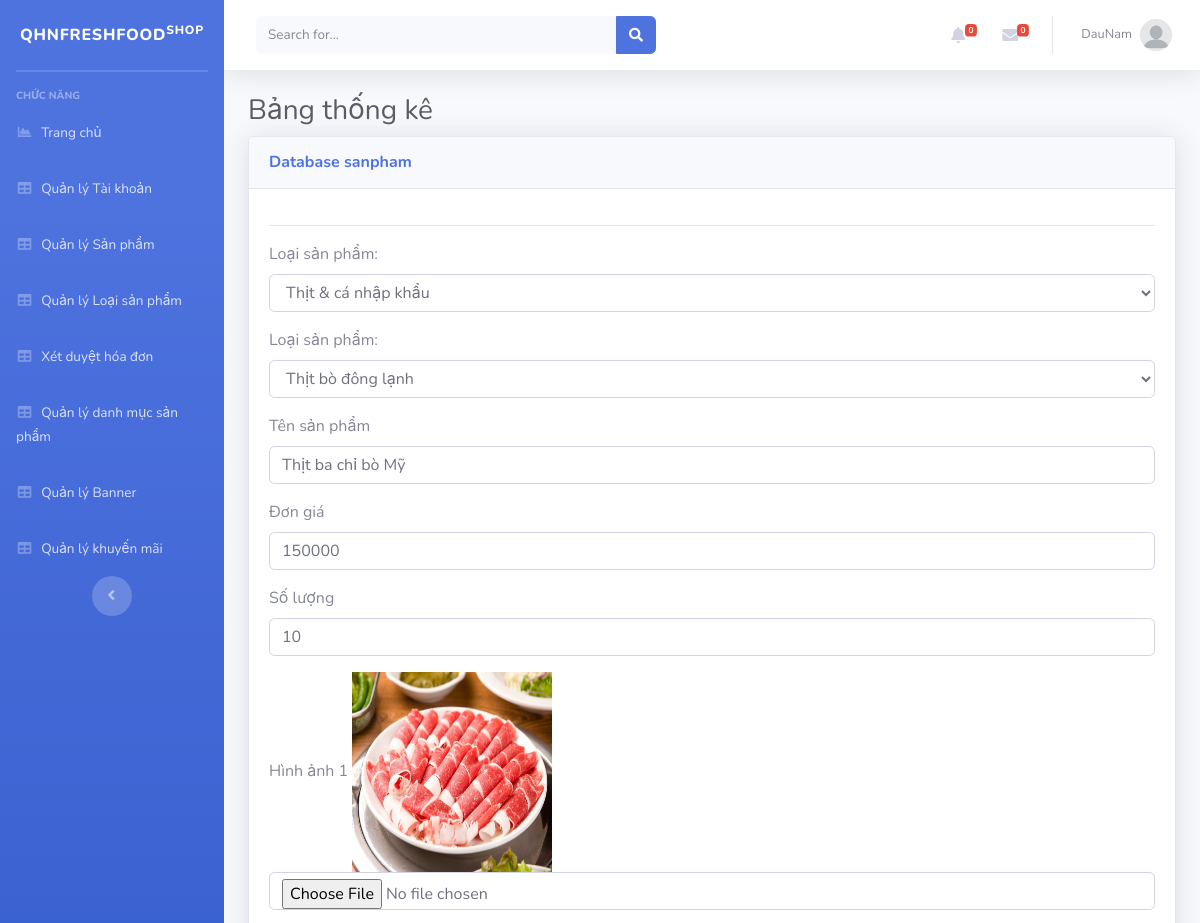
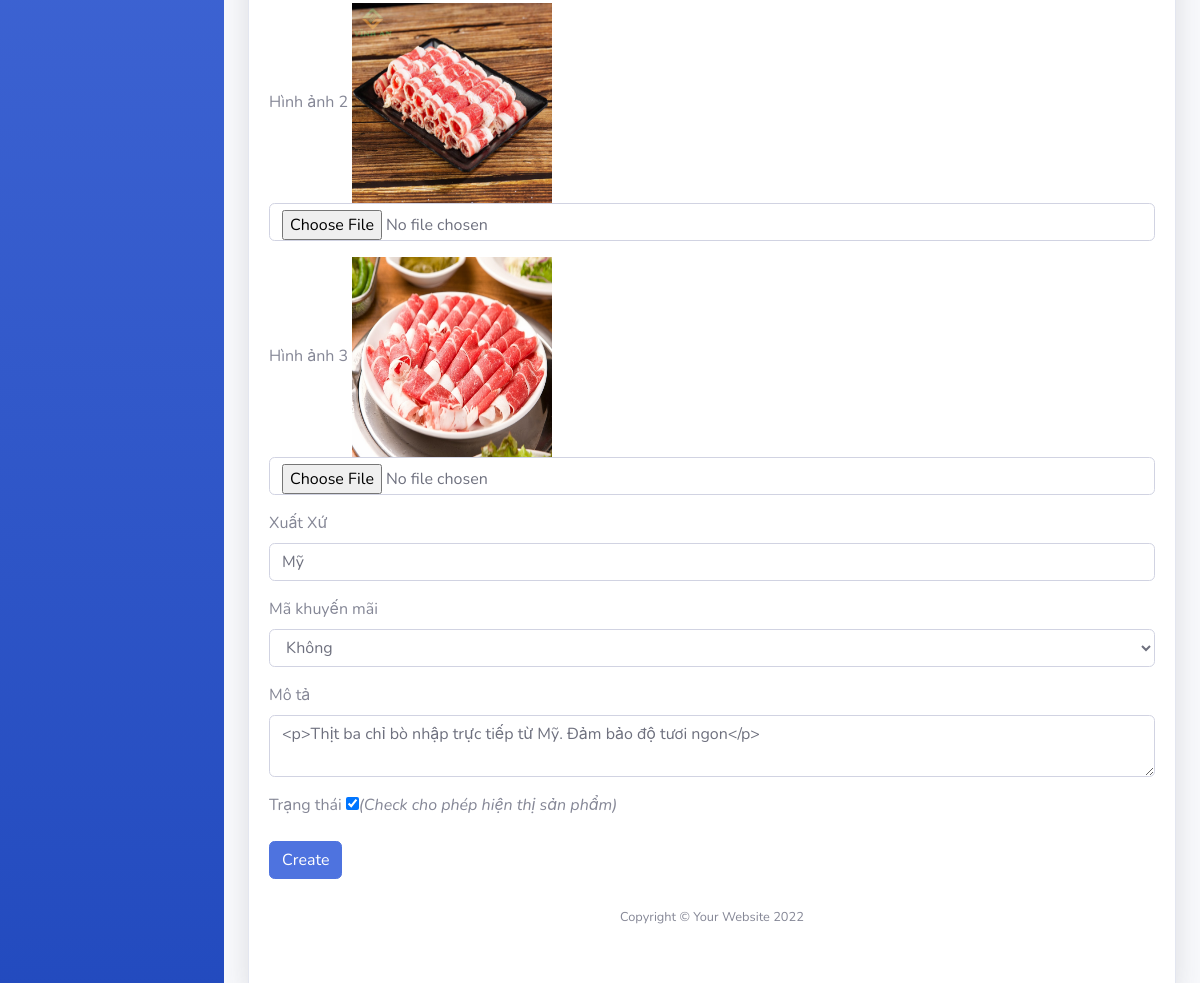
The page /Admin/index.php?mod=sanpham&act=edit&id=1 (signed in) on the database its author committed (2 pictures, top to bottom).
### tables this page shows
CREATE TABLE `sanpham` (
  `MaSP` int(11) NOT NULL,
  `MaLSP` int(11) NOT NULL,
  `MaDM` int(11) NOT NULL,
  `TenSP` varchar(255) NOT NULL,
  `DonGia` int(11) NOT NULL,
  `SoLuong` int(10) UNSIGNED NOT NULL,
  `HinhAnh1` varchar(255) NOT NULL,
  `HinhAnh2` varchar(255) NOT NULL,
  `HinhAnh3` varchar(255) NOT NULL,
  `MaKM` int(11) NOT NULL,
  `XuatXu` varchar(255) NOT NULL,
  `SoSao` int(11) NOT NULL,
  `SoDanhGia` int(11) NOT NULL,
  `TrangThai` int(11) NOT NULL,
  `MoTa` text NOT NULL,
  `ThoiGian` int(11) DEFAULT NULL
);

CREATE TABLE `danhmuc` (
  `MaDM` int(11) NOT NULL,
  `TenDM` varchar(255) NOT NULL
);

CREATE TABLE `loaisanpham` (
  `MaLSP` int(11) NOT NULL,
  `TenLSP` varchar(255) NOT NULL,
  `HinhAnh` varchar(255) NOT NULL,
  `Mota` varchar(255) NOT NULL,
  `MaDM` int(11) NOT NULL
);

CREATE TABLE `khuyenmai` (
  `MaKM` int(11) NOT NULL,
  `TenKM` varchar(255) NOT NULL,
  `LoaiKM` varchar(255) NOT NULL,
  `GiaTriKM` float NOT NULL,
  `NgayBD` datetime NOT NULL,
  `TrangThai` int(11) NOT NULL
);

### Admin/MVC/Controllers/SanphamController.php (called while the page is built, shortened)
<?php
require_once("MVC/Models/sanpham.php");
class SanphamController
{
    var $sanpham_model;
    public function __construct()
    {
        $this->sanpham_model = new sanpham();
    }
    public function edit()
    {
        $id = isset($_GET['id']) ? $_GET['id'] : 1;
        $data_km = $this->sanpham_model->khuyenmai();
        $data_lsp = $this->sanpham_model->loaisp();
        $data_dm = $this->sanpham_model->danhmuc();
        $data = $this->sanpham_model->find($id);
        require_once("MVC/Views/Admin/index.php");
    }
}

### Admin/MVC/Models/connection.php (called while the page is built, shortened)
<?php
    class Connection{
        function __construct()
        {
            $severname ="localhost";
            $username ="root";
            $password ="";
            $db_name ="qhnfreshfood";
            $this->conn = new mysqli($severname,$username,$password,$db_name);
        }
    }
?>

### Admin/MVC/Models/model.php (called while the page is built, shortened)
<?php
require_once("connection.php");
class Model
{
    var $conn;
    var $table;
    var $contens;
    function __construct()
    {
        $conn_obj = new Connection();
        $this->conn = $conn_obj->conn;
    }
    function find($id)
    {
        $query = "select * from $this->table where $this->contens =$id";
        return $this->conn->query($query)->fetch_assoc();
    }
}

### Admin/MVC/Models/sanpham.php (called while the page is built, shortened)
<?php
require("model.php");
class sanpham extends model
{
    function khuyenmai(){
        $query = "select * from khuyenmai ";
        require("result.php");
        return $data;
    }
    function loaisp(){
        $query = "select * from loaisanpham ";
        require("result.php");
        return $data;
    }
    function danhmuc(){
        $query = "select * from danhmuc ";
        require("result.php");
        return $data;
    }
}

### Admin/MVC/Models/result.php (called while the page is built)
<?php
$result = $this->conn->query($query);
$data = array();
while ($row = $result->fetch_assoc()) {
    $data[] = $row;
}
?>

### Admin/MVC/Views/sanpham/edit.php (the view, shortened to what this page needs)
<hr>
<table class="table table-bordered" id="dataTable" width="100%" cellspacing="0">
    <form action="?mod=sanpham&act=update" method="POST" role="form" enctype="multipart/form-data">
        <div class="form-group">
            <label for="cars">Loại sản phẩm: </label>
            <select id="" name="MaDM" class="form-control">
                <?php foreach ($data_dm as $row) { ?>
                    <option <?= ($row['MaDM'] == $data['MaDM'])?'selected':''?> value="<?= $row['MaDM'] ?>"><?= $row['TenDM'] ?></option>
                <?php } ?>
            </select>
        </div>
        <div class="form-group">
            <label for="cars">Loại sản phẩm: </label>
            <select id="" name="MaLSP" class="form-control">
                <?php foreach ($data_lsp as $row) { ?>
                    <option <?= ($row['MaLSP'] == $data['MaLSP'])?'selected':''?> value="<?= $row['MaLSP'] ?>"><?= $row['TenLSP'] ?></option>
                <?php } ?>
            </select>
        </div>
        <div class="form-group">
            <label for="">Tên sản phẩm</label>
            <input type="text" class="form-control" id="" placeholder="" name="TenSP" value="<?=$data['TenSP']?>">
        </div>
        <div class="form-group">
            <label for="">Đơn giá</label>
            <input type="text" class="form-control" id="" placeholder="" name="DonGia" value="<?=$data['DonGia']?>">
        </div>
        <div class="form-group">
            <label for="">Số lượng</label>
            <input type="text" class="form-control" id="" placeholder="" name="SoLuong" value="<?=$data['SoLuong']?>">
        </div>
        <div class="form-group">
            <label for="">Hình ảnh 1</label>
            <img src="../public/<?=$data['HinhAnh1']?>" height="200px" width="200px">
            <input type="file" class="form-control" id="" placeholder="" name="HinhAnh1" value="<?=$data['HinhAnh1']?>">
        </div>
        <div class="form-group">
            <label for="">Hình ảnh 2</label>
            <img src="../public/<?=$data['HinhAnh2']?>" height="200px" width="200px">
            <input type="file" class="form-control" id="" placeholder="" name="HinhAnh2" value="<?=$data['HinhAnh2']?>">
        </div>
        <div class="form-group">
            <label for="">Hình ảnh 3</label>
            <img src="../public/<?=$data['HinhAnh3']?>" height="200px" width="200px">
            <input type="file" class="form-control" id="" placeholder="" name="HinhAnh3" value="<?=$data['HinhAnh3']?>">
        </div>
        <div class="form-group">
            <label for="">Xuất Xứ</label>
            <input type="text" class="form-control" id="" placeholder="" name="XuatXu" value="<?=$data['XuatXu']?>">
        </div>
        <div class="form-group">
            <label for="cars">Mã khuyến mãi </label>
            <select id="" name="MaKM" class="form-control">
                <?php foreach ($data_km as $row) { ?>
                    <option <?= ($row['MaKM'] == $data['MaKM'])?'selected':''?> value="<?= $row['MaKM'] ?>"><?= $row['TenKM'] ?></option>
                <?php } ?>
            </select>
        </div>
        <label for="">Mô tả</label>
        <div class="form-group">
            <textarea class="form-control" id="summernote" placeholder="" name="MoTa"><?=$data['MoTa']?></textarea>
        </div>
        <div class="form-group">
            <label for="">Trạng thái</label>
            <input <?=($data['TrangThai']==1)?'checked':''?> type="checkbox" id="" placeholder="" value="1" name="TrangThai"><em>(Check cho phép hiện thị sản phẩm)</em>
        </div>
        <button type="submit" class="btn btn-primary">Create</button>
    </form>

### rows shown on the page
sanpham: MaDM "Thịt & cá nhập khẩu", MaLSP "Thịt bò đông lạnh", TenSP "Thịt ba chỉ bò Mỹ", DonGia "150000", SoLuong "10", HinhAnh1 (picture), HinhAnh2 (picture), HinhAnh3 (picture), XuatXu "Mỹ", MaKM "Không", MoTa "<p>Thịt ba chỉ bò nhập trực tiếp từ Mỹ. Đảm bảo độ tươi ngon</p>", TrangThai "☑"

### other values the page prints
$_SESSION['login']['TaiKhoan'] "DauNam"
$mod "sanpham"
